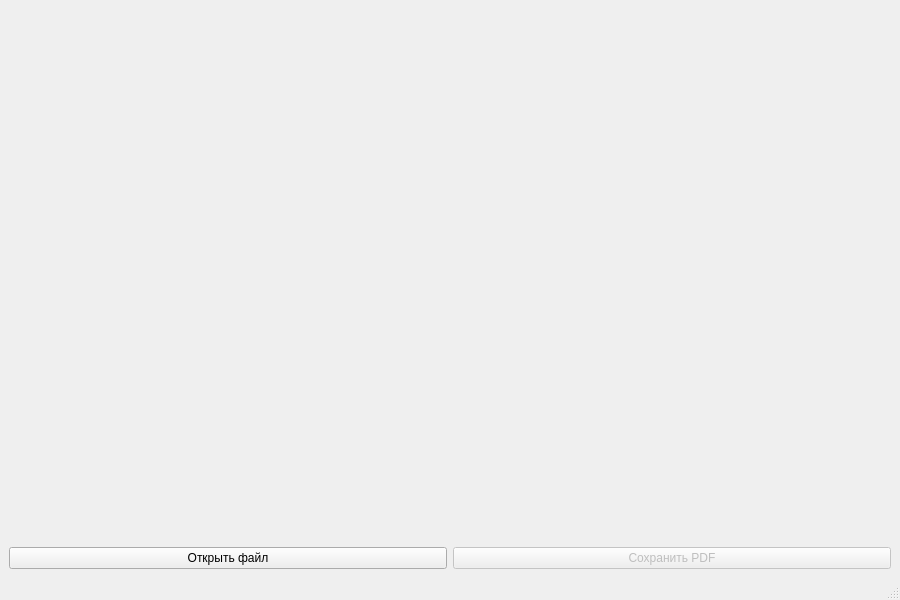
<?xml version="1.0" encoding="UTF-8"?>
<ui version="4.0">
 <class>MainWindow</class>
 <widget class="QMainWindow" name="MainWindow">
  <property name="geometry">
   <rect><x>0</x><y>0</y><width>900</width><height>600</height></rect>
  </property>
  <property name="windowTitle"><string>Graph Printer</string></property>
  <widget class="QWidget" name="centralWidget">
   <layout class="QVBoxLayout" name="verticalLayout">
    <item>
     <widget class="QWidget" name="chartContainer" native="true">
      <property name="sizePolicy">
       <sizepolicy hsizetype="Expanding" vsizetype="Expanding">
        <horstretch>0</horstretch><verstretch>0</verstretch>
       </sizepolicy>
      </property>
     </widget>
    </item>
    <item>
     <layout class="QHBoxLayout" name="controlsLayout">
      <item>
       <widget class="QPushButton" name="openButton">
        <property name="text"><string>Открыть файл</string></property>
       </widget>
      </item>
      <item>
       <widget class="QPushButton" name="savePdfButton">
        <property name="text"><string>Сохранить PDF</string></property>
        <property name="enabled"><bool>false</bool></property>
       </widget>
      </item>
     </layout>
    </item>
   </layout>
  </widget>
  <widget class="QMenuBar" name="menuBar"/>
  <widget class="QStatusBar" name="statusBar"/>
 </widget>
 <connections/>
</ui>
